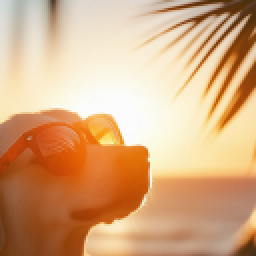
#> input picture Project/input/input.png, 128 x 128 px (shown 2 times larger); its folder holds only this picture in this run
$ python convert.py
#> lines starting #> are read from the running program, lines starting #| are printed output that depends on the picture
#> (reads Project/palette.json from the repository)
import argparse
import json
from pathlib import Path
from PIL import Image, ImageDraw
import numpy as np
from tqdm import tqdm


def quantize_image(img_path, output_path, palette):
    img = Image.open(img_path).convert('RGB')
    data = np.array(img)
    pixels = data.reshape(-1, 3)
    pal = np.array(palette)
    distances = ((pixels[:, None, :] - pal[None, :, :]) ** 2).sum(axis=2)
    nearest = np.argmin(distances, axis=1)
#> nearest = 16384 values, max 29 at index 361, min 1 at index 26, mean 15.86
    quantized = pal[nearest].reshape(data.shape).astype(np.uint8)
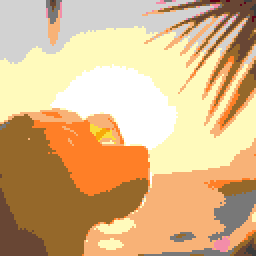
#> quantized: shape (128, 128, 3) (shown 2 times larger); mean R, G, B 216.6, 180.9, 134.4
    Image.fromarray(quantized).save(output_path)


def split_and_upscale(img_path, tiles_dir, tile_w, tile_h, pixel_scale):
#> called with tile_w = 32, tile_h = 32, pixel_scale = 10
    img = Image.open(img_path)
    w, h = img.size
#> w = 128; h = 128
    tiles_dir.mkdir(parents=True, exist_ok=True)

    num_cols = (w + tile_w - 1) // tile_w
#> num_cols = 4
    num_rows = (h + tile_h - 1) // tile_h
#> num_rows = 4

    for row in range(num_rows):
        for col in range(num_cols):
            # box
            left = col*tile_w
            top = row * tile_h
            right = left + tile_w
            bottom = top + tile_h

            box = (left, top, min(right,w), min(bottom,h))
            tile = img.crop(box)

            tile_img = Image.new('RGB', (tile_w, tile_h), (0,0,0))
            tile_img.paste(tile, (0,0))

            up_w, up_h = tile_w * pixel_scale, tile_h * pixel_scale
            up_tile = tile_img.resize((up_w, up_h), Image.NEAREST)

            # Draw grid lines
            draw = ImageDraw.Draw(up_tile)
            for x in range(0, up_w + 1, pixel_scale):
                draw.line(((x, 0), (x, up_h)), fill=(0, 0, 0))
            for y in range(0, up_h + 1, pixel_scale):
                draw.line(((0, y), (up_w, y)), fill=(0, 0, 0))

            tile_name = f"tile_r{row}_c{col}.png"
            up_tile.save(tiles_dir / tile_name)
#> this loop made 4 passes
#> pass 1, in split_and_upscale, `up_tile.save(tiles_dir / tile_name)`:
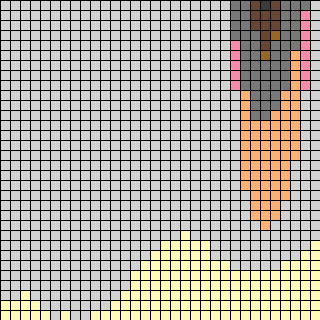
#> saved as tile_r0_c0.png: PIL image 320x320 RGB; mean R, G, B 172.8, 167.3, 157.4
#> pass 1, in split_and_upscale, `up_tile.save(tiles_dir / tile_name)`:
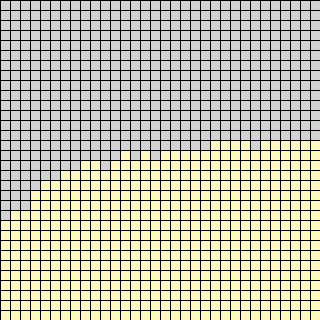
#> saved as tile_r0_c1.png: PIL image 320x320 RGB; mean R, G, B 188.4, 186.4, 161.2
#> pass 1, in split_and_upscale, `up_tile.save(tiles_dir / tile_name)`:
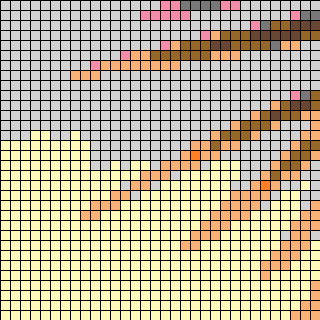
#> saved as tile_r0_c2.png: PIL image 320x320 RGB; mean R, G, B 185.6, 174.6, 146.4
#> pass 1, in split_and_upscale, `up_tile.save(tiles_dir / tile_name)`:
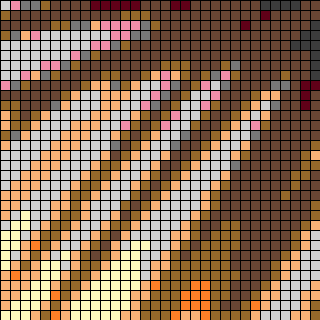
#> saved as tile_r0_c3.png: PIL image 320x320 RGB; mean R, G, B 138.2, 108.8, 84.5
#> after the loop:
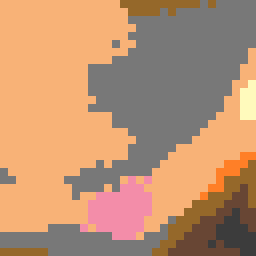
#> tile: PIL image 32x32 RGB (shown 8 times larger); mean R, G, B 188.8, 145.9, 113.4
#> after the loop:
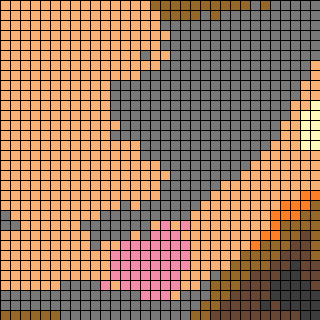
#> up_tile: PIL image 320x320 RGB; mean R, G, B 153, 118.2, 91.9

    return tiles_dir


def load_palette(json_path):
    with open(json_path, 'r') as f:
        data = json.load(f)
    if not all(isinstance(c, list) and len(c) == 3 for c in data):
        raise ValueError("Palette JSON must be a list of [R, G, B] lists.")
    return [tuple(c) for c in data]


def main():
    parser = argparse.ArgumentParser(
        description="Batch-quantize PNGs, generate tiles with upscaling and gridlines"
    )
    parser.add_argument(
        'palette', nargs='?', default='palette.json',
        help="JSON file with palette colors (default: palette.json)"
    )
    parser.add_argument(
        '--tile-w', type=int, default=32,
        help="Tile width in source pixels (default 32)."
    )
    parser.add_argument(
        '--tile-h', type=int, default=32,
        help="Tile height in source pixels (default 32)."
    )
    parser.add_argument(
        '--pixel-scale', type=int, default=10,
        help="How big the pixels will look, larger number is smaller gridlines (default 10)"
    )
    args = parser.parse_args()

    base_dir = Path(__file__).parent
    input_dir = base_dir / 'input'
    output_dir = base_dir / 'output'
    output_dir.mkdir(exist_ok=True)

    palette_path = Path(args.palette)
    if not palette_path.is_file():
        raise FileNotFoundError(f"Palette file not found: {palette_path}")
    palette = load_palette(palette_path)

    png_files = list(input_dir.glob('*.png'))
    for img_file in tqdm(png_files, desc='Processing images'):
        out_file = output_dir / img_file.name
        quantize_image(img_file, out_file, palette)
        # Tiles subfolder per image
        tiles_dir = output_dir / img_file.stem / 'tiles'
        split_and_upscale(out_file, tiles_dir, args.tile_w, args.tile_h, args.pixel_scale)

    print(f"Done. Check '{output_dir.resolve()}' for quantized images and tiles.")


if __name__ == '__main__':
    main()
